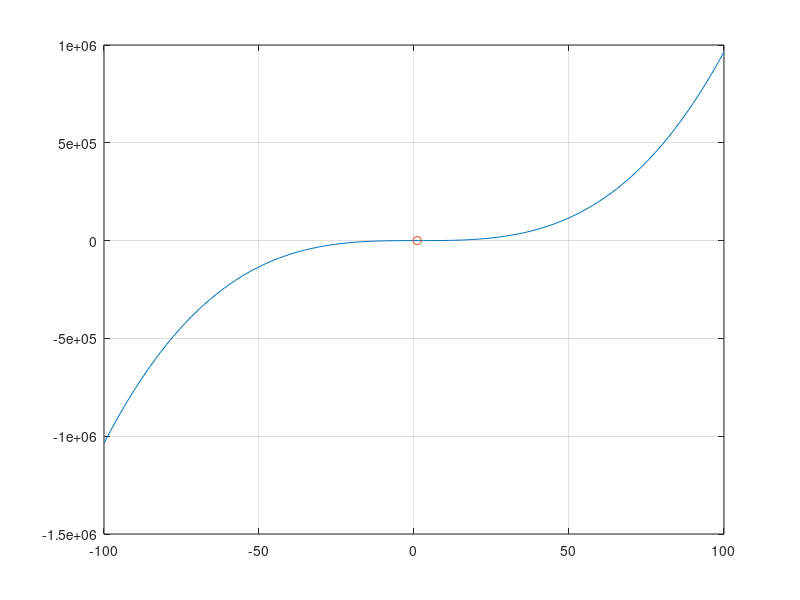

Write the MATLAB code that produced this figure.
P = [1 -3.55 5.1 -3.1];
x = linspace(-100,100);
F = polyval(P,x);
plot(x,F);
hold on
[n,i] = min(abs(F));
plot(x(i),F(i), 'o');
grid on